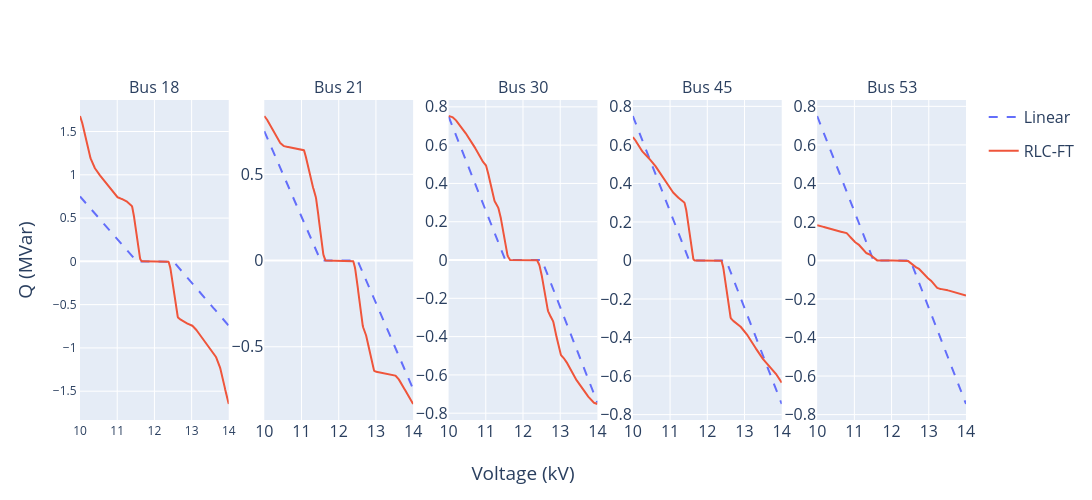

Notebook source saved alongside this figure:
### Code cell
policy_plotly(agent_policy_net, topology)
# safe_net_plotly(safe_agent_net)

### Figure 1 — Plotly figure (JSON) as saved in the notebook; plotly's stock layout.template omitted (floating-point values rounded to 4 significant figures; data arrays with more than 128 entries replaced by an {"elided": "..."} marker saying what was removed)
{"data": [{"legendgroup": "Linear", "line": {"color": "#636EFA", "dash": "dash"}, "mode": "lines", "name": "Linear", "showlegend": true, "type": "scatter", "x": {"elided": "400 float values"}, "xaxis": "x", "y": {"elided": "400 float values"}, "yaxis": "y"}, {"legendgroup": "RLC-FT", "line": {"color": "#EF553B"}, "mode": "lines", "name": "RLC-FT", "showlegend": true, "type": "scatter", "x": {"elided": "400 float values"}, "xaxis": "x", "y": {"elided": "400 float values"}, "yaxis": "y"}, {"legendgroup": "Linear", "line": {"color": "#636EFA", "dash": "dash"}, "mode": "lines", "name": "Linear", "showlegend": false, "type": "scatter", "x": {"elided": "400 float values"}, "xaxis": "x2", "y": {"elided": "400 float values"}, "yaxis": "y2"}, {"legendgroup": "RLC-FT", "line": {"color": "#EF553B"}, "mode": "lines", "name": "RLC-FT", "showlegend": false, "type": "scatter", "x": {"elided": "400 float values"}, "xaxis": "x2", "y": {"elided": "400 float values"}, "yaxis": "y2"}, {"legendgroup": "Linear", "line": {"color": "#636EFA", "dash": "dash"}, "mode": "lines", "name": "Linear", "showlegend": false, "type": "scatter", "x": {"elided": "400 float values"}, "xaxis": "x3", "y": {"elided": "400 float values"}, "yaxis": "y3"}, {"legendgroup": "RLC-FT", "line": {"color": "#EF553B"}, "mode": "lines", "name": "RLC-FT", "showlegend": false, "type": "scatter", "x": {"elided": "400 float values"}, "xaxis": "x3", "y": {"elided": "400 float values"}, "yaxis": "y3"}, {"legendgroup": "Linear", "line": {"color": "#636EFA", "dash": "dash"}, "mode": "lines", "name": "Linear", "showlegend": false, "type": "scatter", "x": {"elided": "400 float values"}, "xaxis": "x4", "y": {"elided": "400 float values"}, "yaxis": "y4"}, {"legendgroup": "RLC-FT", "line": {"color": "#EF553B"}, "mode": "lines", "name": "RLC-FT", "showlegend": false, "type": "scatter", "x": {"elided": "400 float values"}, "xaxis": "x4", "y": {"elided": "400 float values"}, "yaxis": "y4"}, {"legendgroup": "Linear", "line": {"color": "#636EFA", "dash": "dash"}, "mode": "lines", "name": "Linear", "showlegend": false, "type": "scatter", "x": {"elided": "400 float values"}, "xaxis": "x5", "y": {"elided": "400 float values"}, "yaxis": "y5"}, {"legendgroup": "RLC-FT", "line": {"color": "#EF553B"}, "mode": "lines", "name": "RLC-FT", "showlegend": false, "type": "scatter", "x": {"elided": "400 float values"}, "xaxis": "x5", "y": {"elided": "400 float values"}, "yaxis": "y5"}], "layout": {"annotations": [{"font": {"size": 16}, "showarrow": false, "text": "Bus 18", "x": 0.084, "xanchor": "center", "xref": "paper", "y": 1, "yanchor": "bottom", "yref": "paper"}, {"font": {"size": 16}, "showarrow": false, "text": "Bus 21", "x": 0.292, "xanchor": "center", "xref": "paper", "y": 1, "yanchor": "bottom", "yref": "paper"}, {"font": {"size": 16}, "showarrow": false, "text": "Bus 30", "x": 0.5, "xanchor": "center", "xref": "paper", "y": 1, "yanchor": "bottom", "yref": "paper"}, {"font": {"size": 16}, "showarrow": false, "text": "Bus 45", "x": 0.708, "xanchor": "center", "xref": "paper", "y": 1, "yanchor": "bottom", "yref": "paper"}, {"font": {"size": 16}, "showarrow": false, "text": "Bus 53", "x": 0.916, "xanchor": "center", "xref": "paper", "y": 1, "yanchor": "bottom", "yref": "paper"}], "font": {"size": 16}, "height": 500, "showlegend": true, "width": 1400, "xaxis": {"anchor": "y", "domain": [0, 0.168], "mirror": true, "showgrid": true, "showline": true, "tickfont": {"size": 12}}, "xaxis2": {"anchor": "y2", "domain": [0.208, 0.376]}, "xaxis3": {"anchor": "y3", "domain": [0.416, 0.584], "title": {"standoff": 25, "text": "Voltage (kV)"}}, "xaxis4": {"anchor": "y4", "domain": [0.624, 0.792]}, "xaxis5": {"anchor": "y5", "domain": [0.832, 1]}, "yaxis": {"anchor": "x", "domain": [0, 1], "mirror": true, "showgrid": true, "showline": true, "tickfont": {"size": 12}, "title": {"text": "Q (MVar)"}}, "yaxis2": {"anchor": "x2", "domain": [0, 1]}, "yaxis3": {"anchor": "x3", "domain": [0, 1]}, "yaxis4": {"anchor": "x4", "domain": [0, 1]}, "yaxis5": {"anchor": "x5", "domain": [0, 1]}}}
